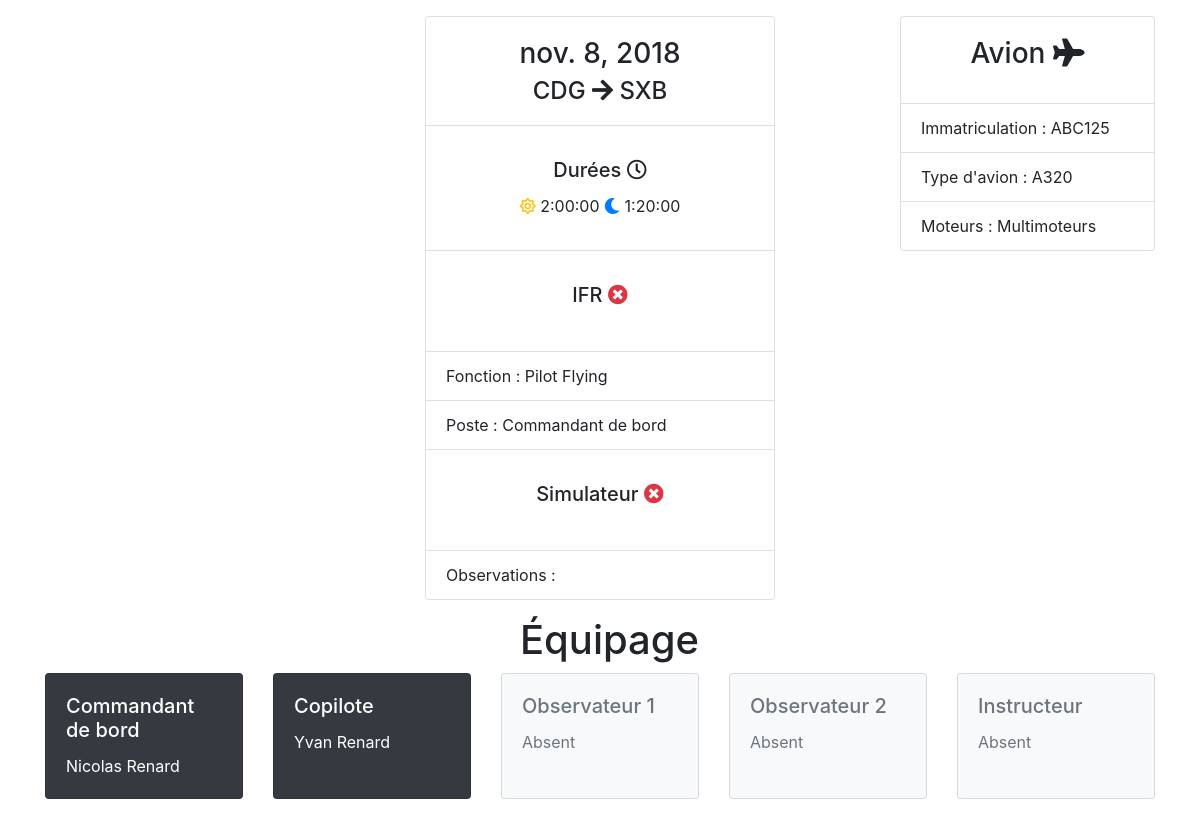
The page /vol/5/ on the database as committed earlier.
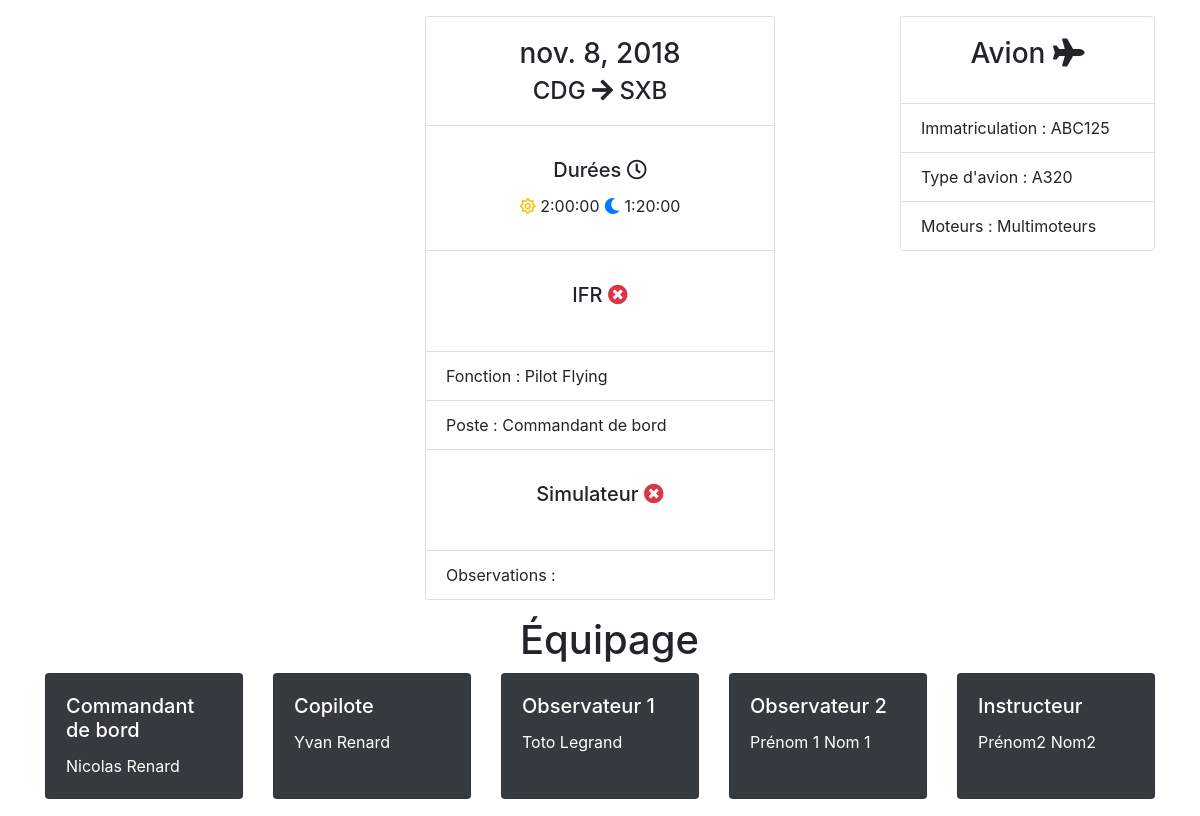
The same page on the database as committed later.
### vol/models.py (models this page shows)
class Vol(models.Model):
    FONCTION = (
        ('PF','Pilot Flying'),
        ('PNF','Pilot Non Flying'),
        ('MIX','Mix'),
    )
    POSTE = (
        ('CDB','Commandant de bord'),
        ('OPL','Copilote'),
        ('Instruct','Instructeur'),
        ('OBS','Observateur'),
    )
    date = models.DateField(
        verbose_name = 'Date du vol',
    )
    cdb = models.ForeignKey(
        Pilote,
        on_delete=models.PROTECT,
        related_name='%(class)s_cdb',
        verbose_name="Commandant de bord",
    )
    opl = models.ForeignKey(
        Pilote,
        on_delete=models.PROTECT,
        related_name='%(class)s_opl',
        verbose_name="Copilote",
    )
    obs1 = models.ForeignKey(
        Pilote,
        on_delete=models.PROTECT,
        related_name='%(class)s_obs1',
        verbose_name="Observateur 1",
        blank=True,
        null=True,
    )
    obs2 = models.ForeignKey(
        Pilote,
        on_delete=models.PROTECT,
        related_name='%(class)s_obs2',
        verbose_name="Observateur 2",
        blank=True,
        null=True,
    )
    instructeur = models.ForeignKey(
        Pilote,
        on_delete=models.PROTECT,
        related_name='%(class)s_instructeur',
        verbose_name="Instructeur",
        blank=True,
        null=True,
    )
    depart = models.ForeignKey(
        CodeAita,
        on_delete=models.PROTECT,
        related_name='%(class)s_depart',
        verbose_name = "Départ",
    )
    arrivee = models.ForeignKey(
        CodeAita,
        on_delete=models.PROTECT,
        related_name='%(class)s_arrivee',
        verbose_name = "Arrivée",
    )
    duree_jour = models.DurationField(
        verbose_name="Vol de jour",
        blank=True,
        null=True,
    )
    duree_nuit = models.DurationField(
        verbose_name="Vol de nuit",
        blank=True,
        null=True,
    )
    fonction = models.CharField(
        choices = FONCTION,
        verbose_name = 'Fonction occupée',
        max_length = 3
    )
    poste = models.CharField(
        choices = POSTE,
        verbose_name = 'Poste occupé',
        max_length = 20,
    )
    immatriculation = models.ForeignKey(
        Immatriculation,
        on_delete=models.PROTECT,
        related_name='%(class)s_immatriculation',
         verbose_name="Immatriculation de l'avion",
    )
    observation = models.TextField(
        verbose_name="Observations",
        blank=True,
    )
    vol_ifr = models.BooleanField(
        verbose_name="Vol IFR ?",
        default=False,
    )
    duree_ifr = models.DurationField(
        verbose_name="Durée IFR",
        blank=True,
        null=True,
    )
    vol_dc = models.BooleanField(
        verbose_name="Vol DC ?",
        default=False,
    )
    duree_dc = models.DurationField(
        verbose_name="Durée DC",
        blank=True,
        null=True,
    )
    vol_simu = models.BooleanField(
        verbose_name="Simulateur ?",
        default=False,
    )
    duree_simu = models.DurationField(
        verbose_name="Durée Simu",
        blank=True,
        null=True,
    )

class CodeAita(models.Model):
    code_aita = models.CharField(
        verbose_name = 'Code Aita',
        max_length = 5,
    )
    ville = models.CharField(
        verbose_name = "Ville",
        max_length = 50,
        blank=True,
        null=True,
    )
    def __str__(self):
        return self.code_aita

class Immatriculation(models.Model):
    immatriculation = models.CharField(
        verbose_name = 'Immatriculation de l\'avion',
        max_length = 10,
    )
    type_avion = models.ForeignKey(
        TypeAvion,
        on_delete=models.PROTECT
    )
    def __str__(self):
        return self.immatriculation

class TypeAvion(models.Model):
    NOMBRE_MOTEURS = (
        ('1','Monomoteur'),
        ('2','Multimoteurs'),
    )
    type_avion = models.CharField(
        verbose_name = 'Type d\'avion',
        max_length  = 255,
    )
    nb_moteurs = models.CharField(
        choices = NOMBRE_MOTEURS,
        max_length = 25,
        verbose_name = 'Nombre de moteurs',
       )
    def __str__(self):
        return self.type_avion

class Pilote(models.Model):
    prenom = models.CharField(
        verbose_name = 'Prénom',
        max_length = 255,
    )
    nom = models.CharField(
        verbose_name = 'Nom de famille',
        max_length = 255,
    )
    def __str__(self):
        return '%s %s' % (self.prenom, self.nom)

### vol/views.py (the view)
# urls.py: path('<int:vol_id>/', views.detail, name='detail'),
def detail(request,vol_id):
    vol = get_object_or_404(Vol, pk=vol_id)
    return render(request, 'vol/detail.html', {'vol': vol})

### vol/templates/vol/detail.html (shortened to what the changed rows need)
<!doctype html>
<html>
    <head>
        <link rel="stylesheet" href="https://stackpath.bootstrapcdn.com/bootstrap/4.1.3/css/bootstrap.min.css">
        <link rel="stylesheet" href="https://use.fontawesome.com/releases/v5.6.1/css/all.css">
    </head>
    <body>
    <div class="container">
        <div class="row">
            <div class="col-4">
                <div class="card" >
                    <div class="card-body text-center">
                        <h3 class="card-title">{{ vol.date }}</h3>
                        <h4 class="card-subtitle">{{ vol.depart }} <i class="fas fa-arrow-right"></i> {{ vol.arrivee }}</h4>
                    </div>
                    <ul class="list-group list-group-flush">
                        <li class="list-group-item">
                            <div class="card-body text-center">
                                    <h5 class="card-title">Durées <i class="far fa-clock"></i></h5>
                                    <i class="far fa-sun text-warning"></i> {{ vol.duree_jour }}
                                    <i class="fas fa-moon text-primary"></i> {{ vol.duree_nuit }}
                            </div>
                        </li>
                        <li class="list-group-item">
                                <div class="card-body text-center">
                            </div>
                        </li>
                        <li class="list-group-item">Fonction : {{ vol.get_fonction_display }}</li>
                        <li class="list-group-item">Poste : {{ vol.get_poste_display }}</li>
                        <li class="list-group-item">
                                <div class="card-body text-center">
                            </div>
                        </li>
                        <li class="list-group-item">Observations : {{ vol.observation }}</li>
                    </ul>
                </div>
            </div>
            <div class="col-3">
                <div class="card" >
                    <ul class="list-group list-group-flush">
                        <li class="list-group-item">Immatriculation : {{ vol.immatriculation }}</li>
                        <li class="list-group-item">Type d'avion : {{ vol.immatriculation.type_avion }}</li>
                        <li class="list-group-item">Moteurs : {{ vol.immatriculation.type_avion.get_nb_moteurs_display }}</li>
                    </ul>
                </div>
            </div>
        </div>
        <div class="row">
                <div class="col-2"><h1>Équipage</h1></div>
        </div>
        <div class="row">
            <div class="col-12">
                <div class="card-deck">
                    <div class="card text-white bg-dark">
                        <div class="card-body">
                            <h5 class="card-title">Commandant de bord</h5>
                            <p class="card-text">{{ vol.cdb }}</p>
                        </div>
                    </div>
                    <div class="card text-white bg-dark">
                        <div class="card-body">
                        <h5 class="card-title">Copilote</h5>
                        <p class="card-text">{{ vol.opl }}</p>
                        </div>
                    </div>
                    {% if vol.obs1 %}
                        <div class="card text-white bg-dark">
                    {% else %}
                        <div class="card text-muted bg-light border-style: dashed;">
                    {% endif %}
                            <div class="card-body">
                                <h5 class="card-title">Observateur 1</h5>
                                {% if vol.obs1 %}
                                    <p class="card-text">{{ vol.obs1 }}</p>
                                {% else %}
                                    <p class="card-text">Absent</p>
                                {% endif %}
                            </div>
                        </div>
                    {% if vol.obs2 %}
                        <div class="card text-white bg-dark">
                    {% else %}
                        <div class="card text-muted bg-light border-style: dashed;">
                    {% endif %}
                            <div class="card-body">
                                <h5 class="card-title">Observateur 2</h5>
                                {% if vol.obs2 %}
                                    <p class="card-text">{{ vol.obs2 }}</p>
                                {% else %}
                                    <p class="card-text">Absent</p>
                                {% endif %}
                            </div>
                        </div>
                    {% if vol.instructeur %}
                        <div class="card text-white bg-dark">
                    {% else %}
                        <div class="card text-muted bg-light border-style: dashed;">
                    {% endif %}
                            <div class="card-body">
                                <h5 class="card-title">Instructeur</h5>
                                {% if vol.instructeur %}
                                    <p class="card-text">{{ vol.instructeur }}</p>
                                {% else %}
                                    <p class="card-text">Absent</p>
                                {% endif %}
                            </div>
                        </div>
                </div>
            </div>
        </div>
    </div>
    </body>
</html>

Rows that differ between the two databases and show on the page:
changed Vol "Pilot Flying": obs1_id empty → 4 (drawn); obs1 (not shown) → "Toto Legrand"; obs2_id empty → 5 (drawn); obs2 (not shown) → "Prénom 1 Nom 1"; instructeur_id empty → 6 (drawn); instructeur (not shown) → "Prénom2 Nom2"
Other text that changed with them:
text no longer shown: "Absent Absent Absent"
